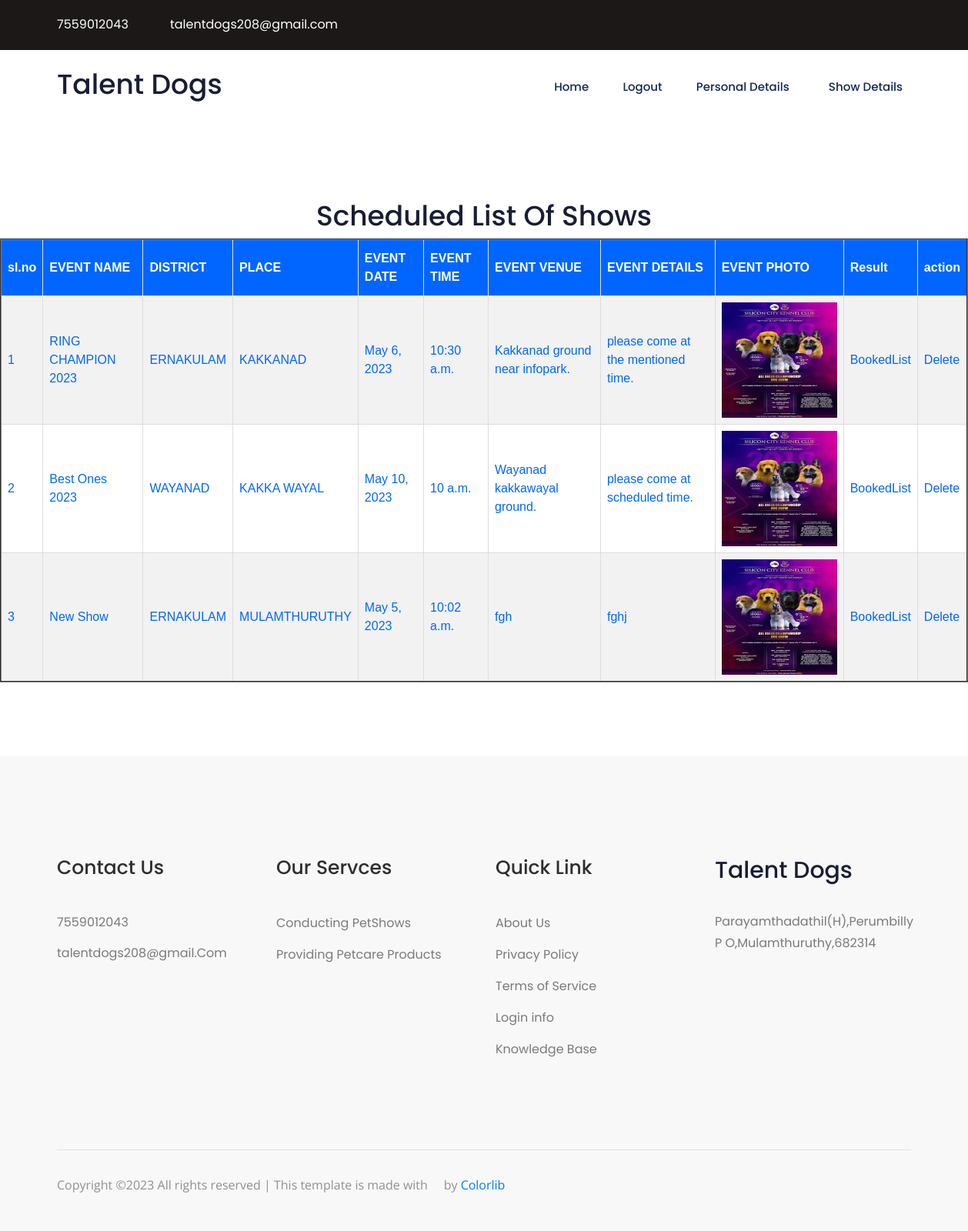
The app's page /Organisation/shwlist/ (signed in) with its own data.
### Organisation/models.py (models this page shows)
class ScheduleShow(models.Model):
    schedule_title=models.CharField(max_length=50,null=True)
    organisation=models.ForeignKey(Organization,on_delete=models.CASCADE)
    schedule_date=models.DateField()
    schedule_time=models.TimeField()
    place=models.ForeignKey(Place,on_delete=models.CASCADE)
    schedule_venue=models.CharField(max_length=50)
    schedule_details=models.TextField(null=True)
    schedule_poster=models.FileField(upload_to='OrgDocs/')
    schedule_status=models.IntegerField(default=0)

### Admin/models.py (models this page shows)
class Place(models.Model):
    place_name=models.CharField(max_length=50)
    district=models.ForeignKey(District,on_delete=models.CASCADE)
    def __str__(self):
        return self.place_name

class District(models.Model):
    district_name=models.CharField(max_length=50)
    def __str__(self):
        return self.district_name

### Organisation/views.py (the view)
# urls.py: path('shwlist/',views.ShowList,name="shwlist"),
def ShowList(request):
    orgrid=Organization.objects.get(id=request.session["oid"])
    lshow=ScheduleShow.objects.filter(organisation=orgrid)
    return render(request,"Organisation/ViewScheduledList.html",{'data':lshow})

### Organisation/Templates/Organisation/ViewScheduledList.html (shortened to what this page needs)
{% extends 'Organisation/Head.html'%}
{%load static%}
{% block content %}
<!DOCTYPE html>
<html lang="en">
<head>
</head><div id="tab" align="center"><br><br><br><br>
<body>
    <h1>Scheduled List Of Shows</h1>
    <form action="" method="post" id="UserForm" data-place-url="{% url 'webadmin:Ajax-Place' %}" enctype="multipart/form-data">
        <table border="2">
            <tr>
                <th>sl.no</th>
                <th>EVENT NAME</th>
                <th>DISTRICT</th>
                <th>PLACE</th>
                <th>EVENT DATE</th>
                <th>EVENT TIME</th>
                <th>EVENT VENUE</th>
                <th>EVENT DETAILS</th>
                <th>EVENT PHOTO</th>
                <th>Result</th>
                <th>action</th>
            </tr>
            {% for i in data %}
            <tr>
                <td>{{forloop.counter}}</td>
                <td>{{i.schedule_title}}</td>
                <td>{{i.place.district}}</td>
                <td>{{i.place}}</td>
               <td>{{i.schedule_date}}</td>
               <td>{{i.schedule_time}}</td>
               <td>{{i.schedule_venue}}</td>
               <td>{{i.schedule_details}}</td>
               <td><img src="{{i.schedule_poster.url}}" width="150" height="150"></td>
               <td><a href="{% url 'weborganisation:paid_show' i.id %}">BookedList</a></td>
               <td><a href="{% url 'weborganisation:delshow' i.id %}">Delete</a> </td>
            </tr>
            {% endfor %}
        </table>
    </form>
</body></div><br><br><br><br>
</html>
{% endblock content %}

### Guest/static/Organization/form.css (style rules this page uses)
#tab { font-family: "Trebuchet MS", Arial, Helvetica, sans-serif; border-collapse: collapse; width: 100%; }
#tab td, #tab th { border: 1px solid #ddd; padding: 8px; color: #06F; }
#tab a { color:#06F; }
#tab tr:nth-child(even) { background-color: #f2f2f2; }
#tab th { padding-top: 12px; padding-bottom: 12px; text-align: left; background-color: #06F; color: white; }

### records on screen
ScheduleShow: schedule_title "RING CHAMPION 2023", place.district "ERNAKULAM", place "KAKKANAD", schedule_date "May 6, 2023", schedule_time "10:30 a.m.", schedule_venue "Kakkanad ground near infopark.", schedule_details "please come at the mentioned time.", schedule_poster (picture)
ScheduleShow: schedule_title "Best Ones 2023", place.district "WAYANAD", place "KAKKA WAYAL", schedule_date "May 10, 2023", schedule_time "10 a.m.", schedule_venue "Wayanad kakkawayal ground.", schedule_details "please come at scheduled time.", schedule_poster (picture)
ScheduleShow: schedule_title "New Show", place.district "ERNAKULAM", place "MULAMTHURUTHY", schedule_date "May 5, 2023", schedule_time "10:02 a.m.", schedule_venue "fgh", schedule_details "fghj", schedule_poster (picture)
